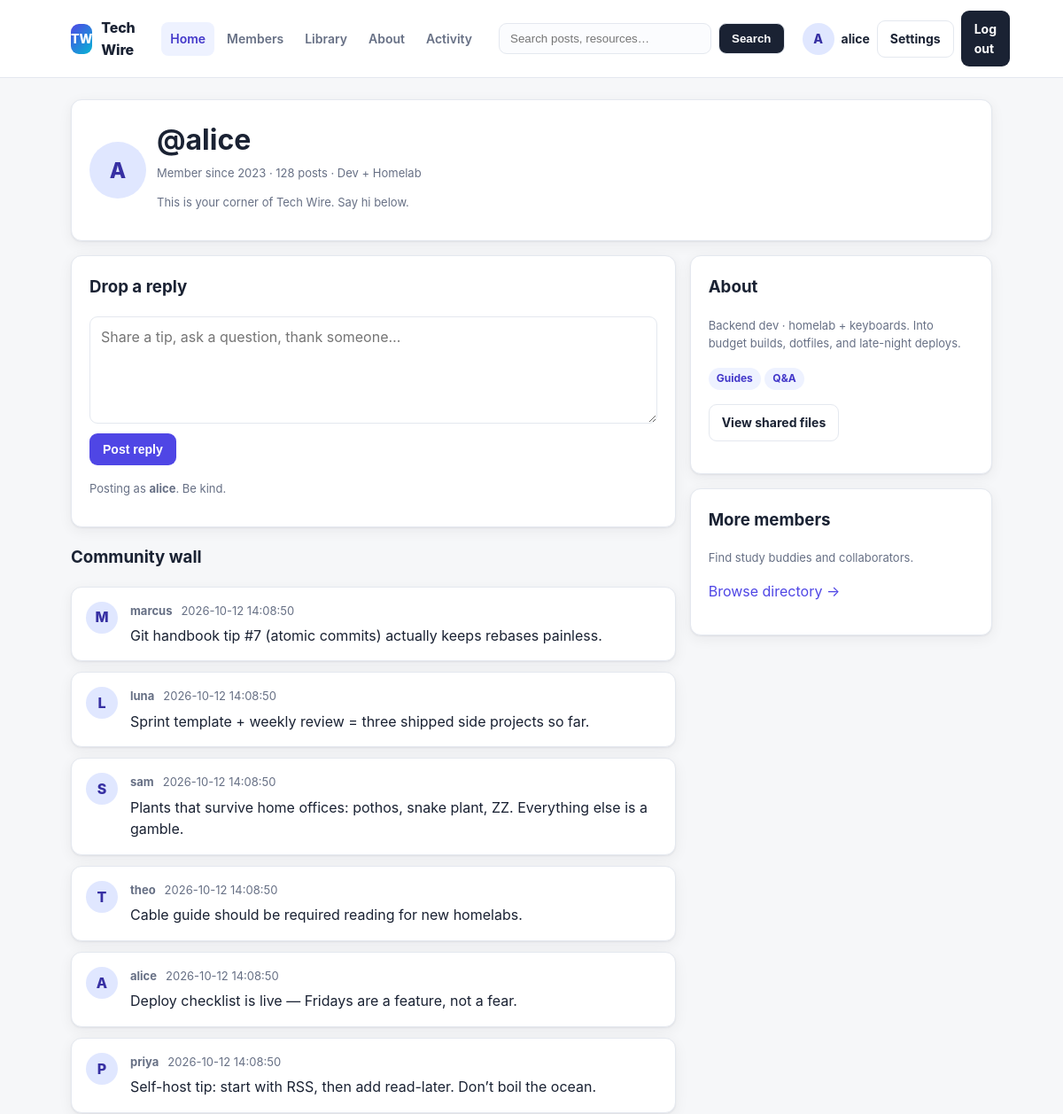
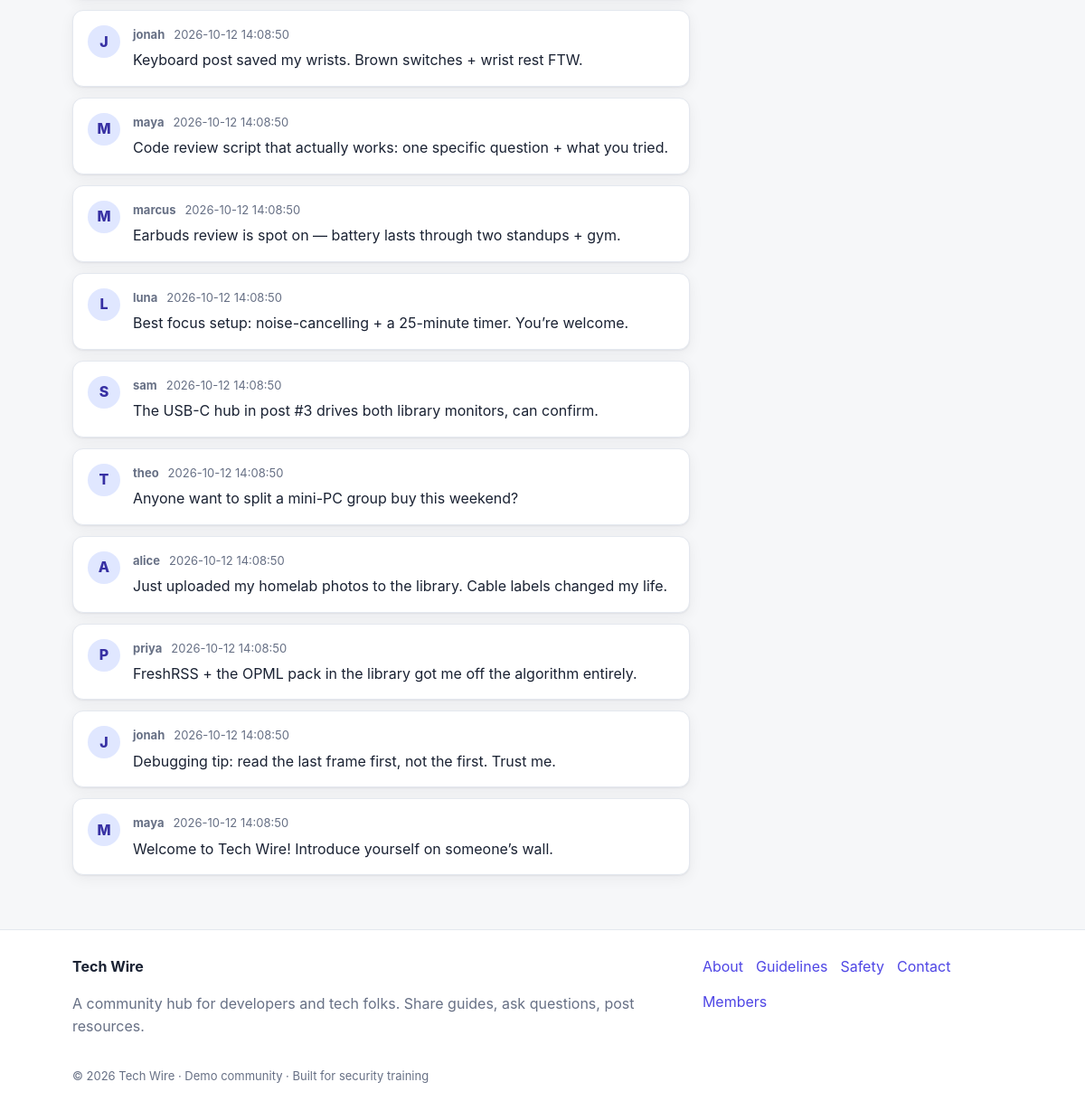
The app's page /profile.php (signed in) with its own data (2 pictures, top to bottom).
### tables this page shows
CREATE TABLE IF NOT EXISTS comments (
  id INT AUTO_INCREMENT PRIMARY KEY,
  user VARCHAR(64) NOT NULL,
  comment TEXT NULL,
  created_at TIMESTAMP DEFAULT CURRENT_TIMESTAMP
);

### includes/auth.php (called while the page is built, shortened)
<?php
function is_logged_in() {
    return isset($_SESSION['user_id']);
}
function current_user() {
    return isset($_SESSION['username']) ? $_SESSION['username'] : null;
}
?>

### profile.php (the view, shortened to what this page needs)
<?php
require_once 'includes/auth.php';
require_once 'includes/layout.php';
$user = current_user();
$view_user = isset($_GET['user']) && $_GET['user'] !== '' ? (string) $_GET['user'] : $user;
$comments = array();
$query = "SELECT * FROM comments ORDER BY id DESC";
$result = mysql_query($query);
if ($result) {
    while ($row = mysql_fetch_assoc($result)) {
        $comments[] = $row;
    }
}
render_header('@' . $view_user, 'home');
?>
<div class="card">
  <div class="member-top">
    <span class="avatar lg"><?php echo htmlspecialchars(strtoupper(substr($view_user, 0, 1)), ENT_QUOTES); ?></span>
    <div>
      <h1 style="margin:0">@<?php echo htmlspecialchars($view_user, ENT_QUOTES); ?></h1>
      <p class="muted small" style="margin:2px 0">Member since 2023 · 128 posts · Dev + Homelab</p>
      <?php if ($view_user !== $user): ?>
        <p class="small muted">You’re viewing a fellow member. You’re signed in as <strong><?php echo htmlspecialchars($user, ENT_QUOTES); ?></strong>.</p>
      <?php else: ?>
        <p class="small muted">This is your corner of Tech Wire. Say hi below.</p>
      <?php endif; ?>
    </div>
  </div>
</div>
<div class="grid grid-2" style="margin-top:16px">
  <section>
    <div class="card">
      <h3 style="margin-top:0">Drop a reply</h3>
      <form method="POST" action="profile.php<?php echo $view_user !== $user ? '?user=' . urlencode($view_user) : ''; ?>" class="stack">
        <textarea name="comment" rows="4" placeholder="Share a tip, ask a question, thank someone…"></textarea>
        <p><button class="btn btn-primary" type="submit">Post reply</button></p>
      </form>
      <p class="muted small">Posting as <strong><?php echo htmlspecialchars($user, ENT_QUOTES); ?></strong>. Be kind.</p>
    </div>
    <h3>Community wall</h3>
    <div class="post-list">
    <?php foreach ($comments as $c): ?>
      <article class="post-row">
        <span class="avatar"><?php echo htmlspecialchars(strtoupper(substr((string) $c['user'], 0, 1)), ENT_QUOTES); ?></span>
        <div class="post-main">
          <div class="post-meta"><strong><?php echo htmlspecialchars($c['user'], ENT_QUOTES); ?></strong><span><?php echo isset($c['created_at']) ? htmlspecialchars($c['created_at'], ENT_QUOTES) : ''; ?></span></div>
          <p style="margin:6px 0 0"><?php echo htmlspecialchars($c['comment'], ENT_QUOTES); ?></p>
        </div>
      </article>
    <?php endforeach; ?>
    </div>
  </section>
  <aside class="grid" style="align-content:start">
    <div class="card">
      <h3 style="margin-top:0">About</h3>
      <p class="muted small">Backend dev · homelab + keyboards. Into budget builds, dotfiles, and late-night deploys.</p>
      <p><span class="pill">Guides</span> <span class="pill">Q&amp;A</span></p>
      <p><a class="btn btn-ghost" href="upload.php">View shared files</a></p>
    </div>
    <div class="card">
      <h3 style="margin-top:0">More members</h3>
      <p class="muted small">Find study buddies and collaborators.</p>
      <p><a href="members.php">Browse directory →</a></p>
    </div>
  </aside>
</div>
<?php render_footer(); ?>

### includes/layout.php (shortened to what this page needs)
<?php
require_once __DIR__ . '/auth.php';
function tw_initial($name) {
    $name = (string) $name;
    return $name !== '' ? strtoupper(substr($name, 0, 1)) : '?';
}
function render_header($title = 'Tech Wire', $active = '') {
    $logged_in = function_exists('is_logged_in') ? is_logged_in() : false;
    $user = $logged_in && function_exists('current_user') ? current_user() : null;
    $q = isset($_GET['q']) ? (string) $_GET['q'] : '';
    ?>
<!DOCTYPE html>
<html lang="en">
<head>
<link rel="stylesheet" href="assets/css/style.css">
</head>
<body>
<header class="site-header">
  <div class="container header-inner">
    <a class="brand" href="index.php">
      <span class="brand-mark">TW</span>
      <span class="brand-name">Tech Wire</span>
    </a>
    <nav class="main-nav">
      <a href="index.php" class="<?php echo $active === 'home' ? 'active' : ''; ?>">Home</a>
      <a href="members.php" class="<?php echo $active === 'members' ? 'active' : ''; ?>">Members</a>
      <a href="upload.php" class="<?php echo $active === 'library' ? 'active' : ''; ?>">Library</a>
      <a href="about.php" class="<?php echo $active === 'about' ? 'active' : ''; ?>">About</a>
      <?php if ($logged_in): ?>
      <a href="notifications.php" class="<?php echo $active === 'activity' ? 'active' : ''; ?>">Activity</a>
      <?php endif; ?>
    </nav>
    <form class="header-search" method="GET" action="search.php" role="search">
      <input type="search" name="q" placeholder="Search posts, resources…" value="<?php echo htmlspecialchars($q, ENT_QUOTES); ?>">
      <button type="submit">Search</button>
    </form>
    <div class="header-actions">
      <?php if ($logged_in): ?>
        <a class="avatar-chip" href="profile.php" title="Your profile">
          <span class="avatar"><?php echo htmlspecialchars(tw_initial($user), ENT_QUOTES); ?></span>
          <span class="username"><?php echo htmlspecialchars($user, ENT_QUOTES); ?></span>
        </a>
        <a class="btn btn-ghost" href="settings.php">Settings</a>
        <a class="btn btn-secondary" href="logout.php">Log out</a>
      <?php else: ?>
        <a class="btn btn-ghost" href="login.php">Log in</a>
        <a class="btn btn-primary" href="register.php">Join</a>
      <?php endif; ?>
    </div>
  </div>
</header>
<main class="container page">
    <?php
}
function render_footer() {
    ?>
</main>
<footer class="site-footer">
  <div class="container footer-inner">
    <div>
      <strong>Tech Wire</strong>
      <p class="muted">A community hub for developers and tech folks. Share guides, ask questions, post resources.</p>
    </div>
    <nav class="footer-nav">
      <a href="about.php">About</a>
      <a href="about.php#guidelines">Guidelines</a>
      <a href="about.php#safety">Safety</a>
      <a href="about.php#contact">Contact</a>
      <a href="members.php">Members</a>
    </nav>
  </div>
  <div class="container footer-base muted">© <?php echo date('Y'); ?> Tech Wire · Demo community · Built for security training</div>
</footer>
</body>
</html>
    <?php
}

### assets/css/style.css (style rules this page uses)
:root { --bg: #f6f7f9; --surface: #ffffff; --ink: #1a2233; --muted: #677085; --line: #e4e8ef; --brand: #4f46e5; --brand-dark: #4338ca; --accent: #06b6d4; --danger: #dc2626; --success: #059669; --radius: 12px; --shadow: 0 1px 2px rgba(16,24,40,.06), 0 4px 16px rgba(16,24,40,.06); }
* { box-sizing: border-box; }
body { margin: 0; background: var(--bg); color: var(--ink); font-family: -apple-system, BlinkMacSystemFont, "Segoe UI", Roboto, Inter, Helvetica, Arial, sans-serif; line-height: 1.55; }
a { color: var(--brand); text-decoration: none; }
.container { max-width: 1080px; margin: 0 auto; padding: 0 20px; }
.site-header { background: var(--surface); border-bottom: 1px solid var(--line); position: sticky; top: 0; z-index: 20; }
.header-inner { display: flex; align-items: center; gap: 20px; padding-top: 12px; padding-bottom: 12px; }
.brand { display: flex; align-items: center; gap: 10px; color: var(--ink); }
.brand-mark { width: 34px; height: 34px; border-radius: 9px; display: inline-flex; align-items: center; justify-content: center; background: linear-gradient(135deg, var(--brand), var(--accent)); color: #fff; font-weight: 800; font-size: 14px; }
.brand-name { font-weight: 800; letter-spacing: -.01em; }
.main-nav { display: flex; gap: 4px; }
.main-nav a { padding: 8px 10px; border-radius: 8px; color: var(--muted); font-weight: 600; font-size: 14px; }
.main-nav a.active { background: #eef2ff; color: var(--brand-dark); }
.header-search { margin-left: auto; display: flex; gap: 8px; }
.header-search input[type=search] { width: 240px; max-width: 32vw; padding: 9px 12px; border: 1px solid var(--line); border-radius: 9px; background: #fbfcfe; }
.header-search button { padding: 9px 14px; border-radius: 9px; border: 1px solid var(--line); background: var(--ink); color: #fff; cursor: pointer; font-weight: 700; }
.header-actions { display: flex; align-items: center; gap: 8px; }
.btn { display: inline-block; padding: 9px 14px; border-radius: 9px; font-weight: 700; font-size: 14px; border: 1px solid transparent; cursor: pointer; }
.btn-primary { background: var(--brand); color: #fff; }
.btn-secondary { background: var(--ink); color: #fff; }
.btn-ghost { background: transparent; border-color: var(--line); color: var(--ink); }
.card { background: var(--surface); border: 1px solid var(--line); border-radius: var(--radius); box-shadow: var(--shadow); padding: 20px; }
.page { padding-top: 24px; padding-bottom: 48px; }
.grid { display: grid; gap: 16px; }
.grid-2 { grid-template-columns: 2fr 1fr; }
.muted { color: var(--muted); }
.small { font-size: 13px; }
.pill { display: inline-block; font-size: 12px; font-weight: 700; padding: 3px 9px; border-radius: 999px; background: #eef2ff; color: var(--brand-dark); }
.post-list { display: grid; gap: 12px; }
.post-row { display: flex; gap: 14px; align-items: flex-start; background: var(--surface); border: 1px solid var(--line); border-radius: var(--radius); padding: 16px; box-shadow: var(--shadow); }
.post-meta { color: var(--muted); font-size: 13px; display: flex; gap: 10px; flex-wrap: wrap; }
.avatar { width: 36px; height: 36px; border-radius: 50%; display: inline-flex; align-items: center; justify-content: center; background: #e0e7ff; color: #3730a3; font-weight: 800; flex: none; }
.avatar.lg { width: 64px; height: 64px; font-size: 24px; }
.avatar-chip { display: flex; align-items: center; gap: 8px; color: var(--ink); font-weight: 700; font-size: 14px; }
input[type=text], input[type=password], input[type=email], textarea, select { width: 100%; padding: 10px 12px; border: 1px solid var(--line); border-radius: 9px; background: #fff; font: inherit; }
form.stack > * + * { margin-top: 4px; }
.member-top { display: flex; gap: 12px; align-items: center; }
.site-footer { border-top: 1px solid var(--line); background: var(--surface); padding: 28px 0 18px; margin-top: 12px; }
.footer-inner { display: flex; justify-content: space-between; gap: 24px; }
.footer-nav { display: flex; gap: 14px; flex-wrap: wrap; align-content: flex-start; }
.footer-base { margin-top: 16px; font-size: 13px; }

### records on screen
comments: user "M", user "marcus", created_at "2026-10-12 14:08:50", comment "Git handbook tip #7 (atomic commits) actually keeps rebases painless."
comments: user "L", user "luna", created_at "2026-10-12 14:08:50", comment "Sprint template + weekly review = three shipped side projects so far."
comments: user "S", user "sam", created_at "2026-10-12 14:08:50", comment "Plants that survive home offices: pothos, snake plant, ZZ. Everything else is a gamble."
comments: user "T", user "theo", created_at "2026-10-12 14:08:50", comment "Cable guide should be required reading for new homelabs."
comments: user "A", user "alice", created_at "2026-10-12 14:08:50", comment "Deploy checklist is live — Fridays are a feature, not a fear."
comments: user "P", user "priya", created_at "2026-10-12 14:08:50", comment "Self-host tip: start with RSS, then add read-later. Don’t boil the ocean."
comments: user "J", user "jonah", created_at "2026-10-12 14:08:50", comment "Keyboard post saved my wrists. Brown switches + wrist rest FTW."
comments: user "M", user "maya", created_at "2026-10-12 14:08:50", comment "Code review script that actually works: one specific question + what you tried."
comments: user "M", user "marcus", created_at "2026-10-12 14:08:50", comment "Earbuds review is spot on — battery lasts through two standups + gym."
comments: user "L", user "luna", created_at "2026-10-12 14:08:50", comment "Best focus setup: noise-cancelling + a 25-minute timer. You’re welcome."
comments: user "S", user "sam", created_at "2026-10-12 14:08:50", comment "The USB-C hub in post #3 drives both library monitors, can confirm."
comments: user "T", user "theo", created_at "2026-10-12 14:08:50", comment "Anyone want to split a mini-PC group buy this weekend?"
comments: user "A", user "alice", created_at "2026-10-12 14:08:50", comment "Just uploaded my homelab photos to the library. Cable labels changed my life."
comments: user "P", user "priya", created_at "2026-10-12 14:08:50", comment "FreshRSS + the OPML pack in the library got me off the algorithm entirely."
comments: user "J", user "jonah", created_at "2026-10-12 14:08:50", comment "Debugging tip: read the last frame first, not the first. Trust me."
comments: user "M", user "maya", created_at "2026-10-12 14:08:50", comment "Welcome to Tech Wire! Introduce yourself on someone’s wall."

### other values on screen
tw_initial($user) "A"
$user "alice"
substr($view_user, 0, 1) "A"
$view_user "alice"
